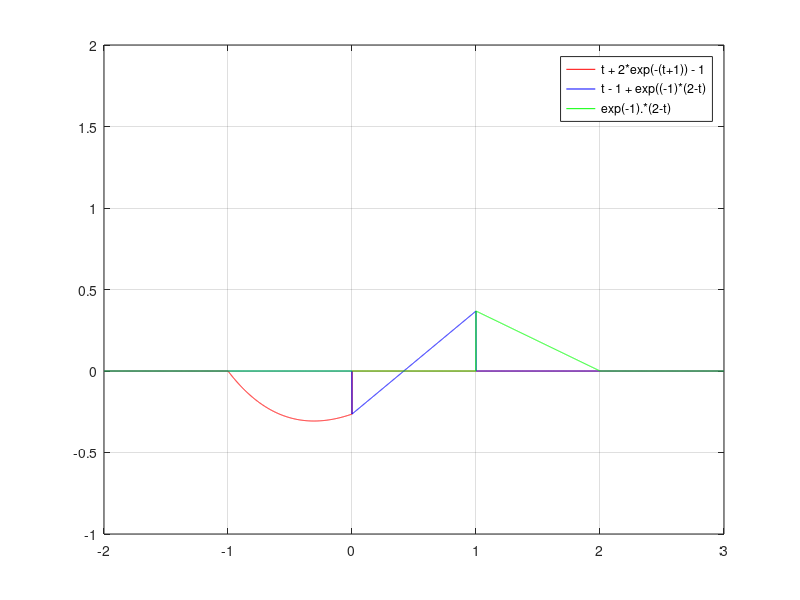

Write the MATLAB code that produced this figure.
t=-2:0.001:3;
f1=@(t) (t+2*exp(-(t+1))-1).*(t>=-1 & t<=0);
f2=@(t) (t-1+exp(-1).*(2-t)).*(t>=0 & t<=1);
f3=@(t) (exp(-1).*(2-t)).*(t>=1 & t<=2);
plot(t,f1(t),'r-',t,f2(t),'b-',t,f3(t),'g-'); 
legend('t + 2*exp(-(t+1)) - 1','t - 1 + exp((-1)*(2-t)','exp(-1).*(2-t)');
grid on; ylim([-1 2])